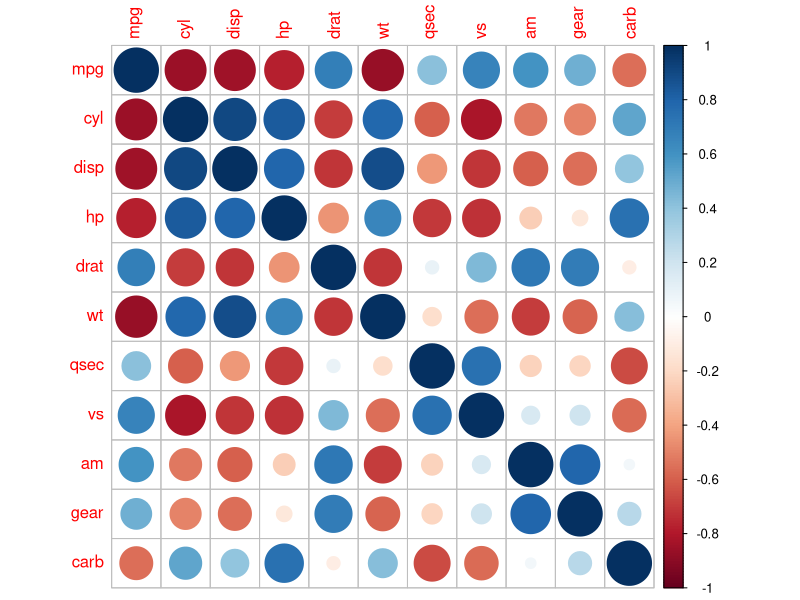
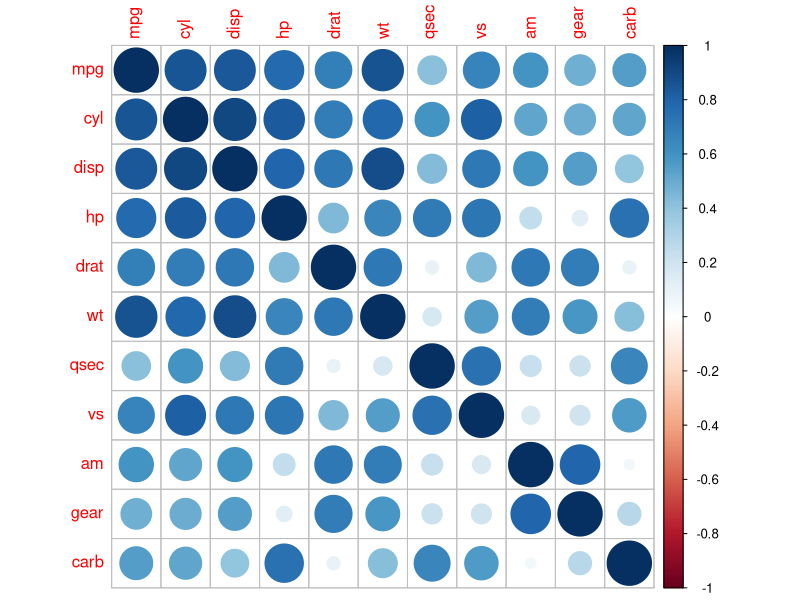
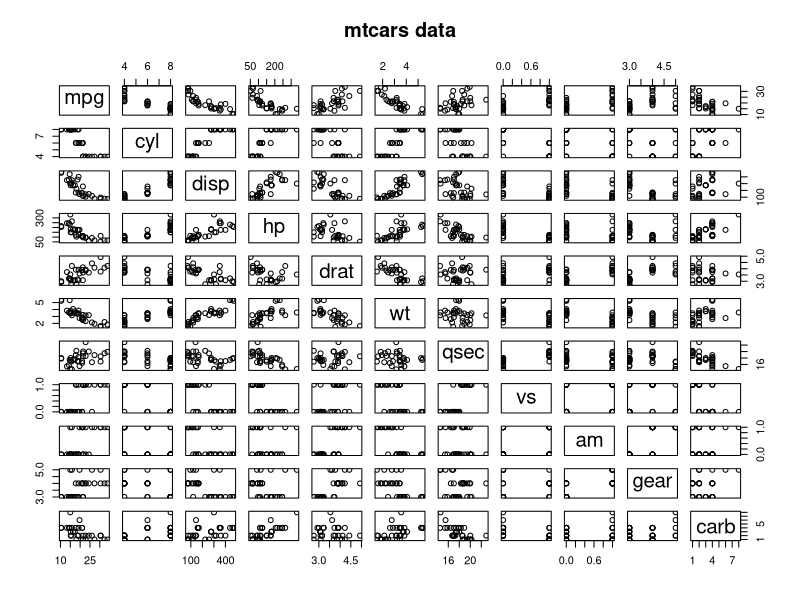
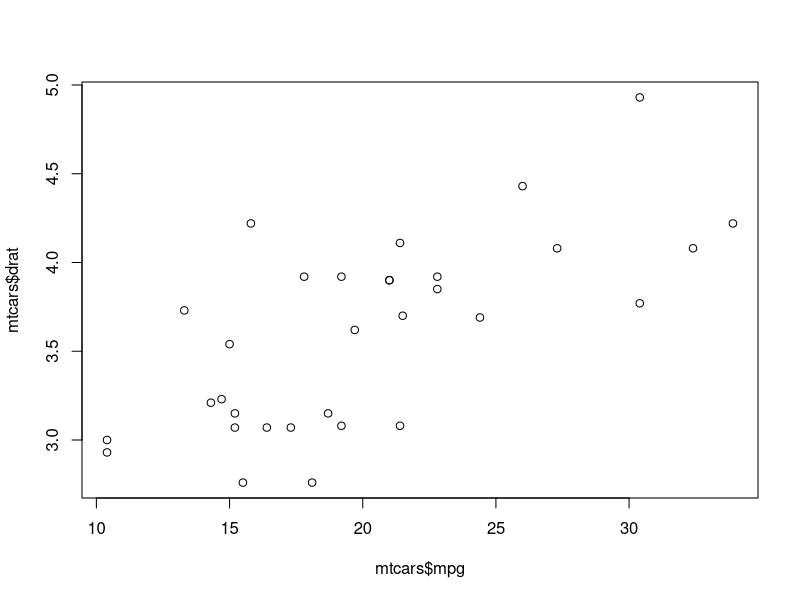
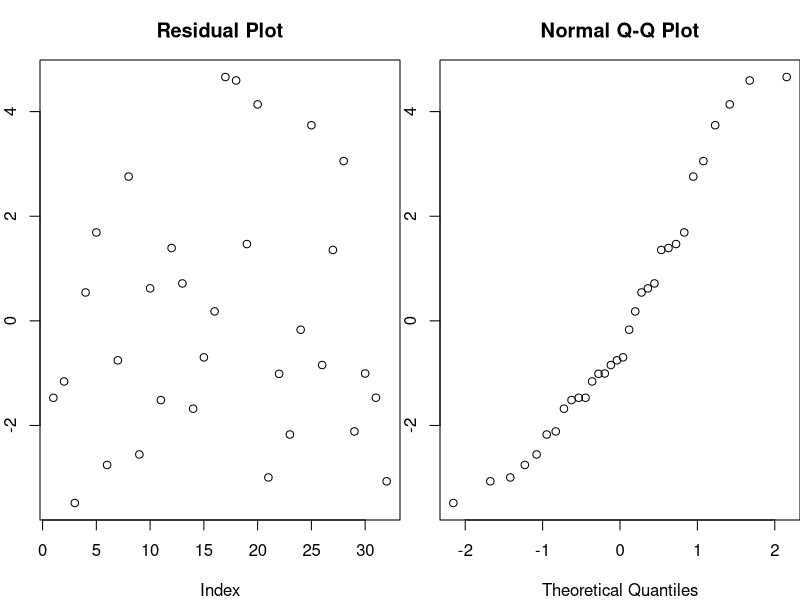

Reproduce these figures in R, in order.
## ---- chunk 1
library(corrplot)
require(graphics)

# build the matrix
mcor<-cor(mtcars)
mcor2<-sqrt(mcor^2)

# plot it
corrplot(mcor)
corrplot(mcor2)

pairs(mtcars, main = "mtcars data")
plot(mtcars$mpg,mtcars$drat)
## ---- chunk 2
# Fitting the model using all variables and finding best predictors
modelFull  <- lm(mpg ~ ., data=mtcars)
final <- step(modelFull, direction = "backward", trace=F)
## ---- chunk 3
final$coefficients
## ---- chunk 4
par(mfrow=c(1,2),mar=c(4,2,3,0))
plot(final$residuals, main="Residual Plot", ylab="Residuals")
qqnorm(final$residuals)
#mtext("Diagnostic Plots", side=3, outer=TRUE, line=-3) 
